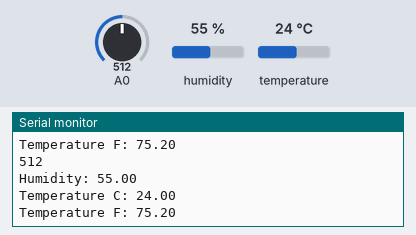
A sketch run on a simulated Arduino Uno, built with avr-gcc and run on an emulated ATmega328P. Parts: the last lines printed to the serial monitor. The inputs (shaded band) are chosen by the test bench; at power-on: A0 = 512, humidity 55 %, temperature 24 °C.

Above: at 13.4 s.
13.5 s: A0 set to 106
At 14.4 s:
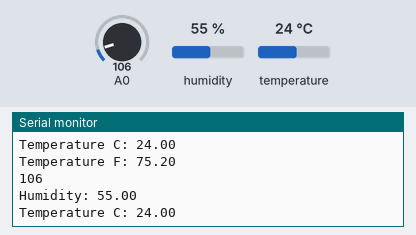
15.0 s: A0 set to 95
At 15.8 s:
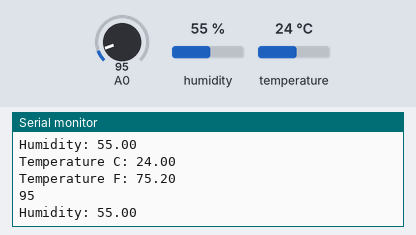
27.2 s: A0 set to 11
At 27.8 s:
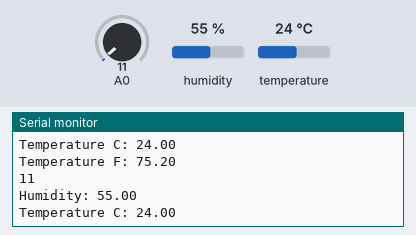
28.7 s: A0 set to 8
At 29.4 s:
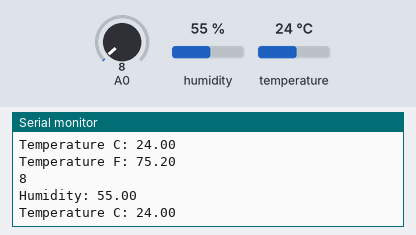
Timing chart, 0 to 31.2 s (numbered marks = the images above; inputs shaded):
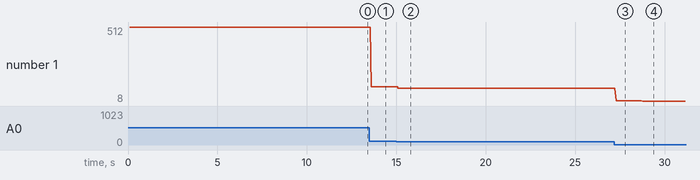

The sketch:

Tutorial1_Part2.ino
```cpp
#include <String> //library
#include <DHT.h> //DHT-11 library

#define DHTPIN 4 //define pin that the DHT is connected to
#define DHTTYPE DHT11 //define the type of DHT sensor (DHT-11)
DHT dht(DHTPIN, DHTTYPE); //object declaration constructor

void setup() {
  Serial.begin(9600); //Open serial port and set speed
  //DHT-11 Initialization
  dht.begin();
  pinMode(0,OUTPUT); //Set pin 0 to output for light sensor
}

void loop() {

  //Read DHT-11 Data

  //Read humidity as percentage
  float h = dht.readHumidity();

  //Read temperature as Celsius (the default)
  float t = dht.readTemperature();

  //Read temperature as Fahrenheit (isFahrenheit = true)
  float f = dht.readTemperature(true);

  //Print data to serial monitor
  Serial.println("Humidity: " + String(h));
  Serial.println("Temperature C: " + String(t));
  Serial.println("Temperature F: " + String(f));
  Serial.println(analogRead(0)); //Reading and printing light sensor data
}
```

Measured:
- the behaviour switches between 100 and 99 on A0 (found by bisection; images 1 and 2)
- after the input at 13.5 s, the serial monitor: prints a new line after 0.11 s (image 1)
- after the input at 15.0 s, the serial monitor: prints a new line after 0.12 s (image 2)
- after the input at 27.2 s, the serial monitor: prints a new line after 0.09 s (image 3)
- after the input at 28.7 s, the serial monitor: prints a new line after 0.07 s (image 4)
- plotted number 1: 512 → 106 after the input at 13.5 s, 106 → 95 after the input at 15.0 s, 95 → 11 after the input at 27.2 s, 11 → 8 after the input at 28.7 s
